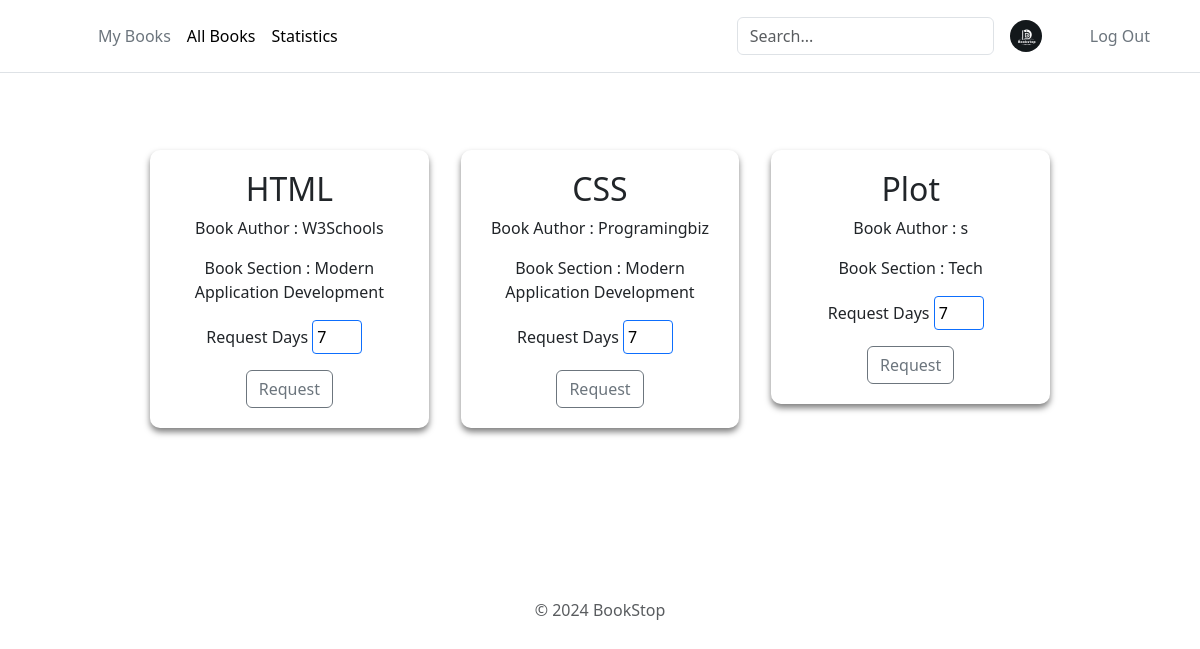
The app's page /allBooks (signed in), older data.
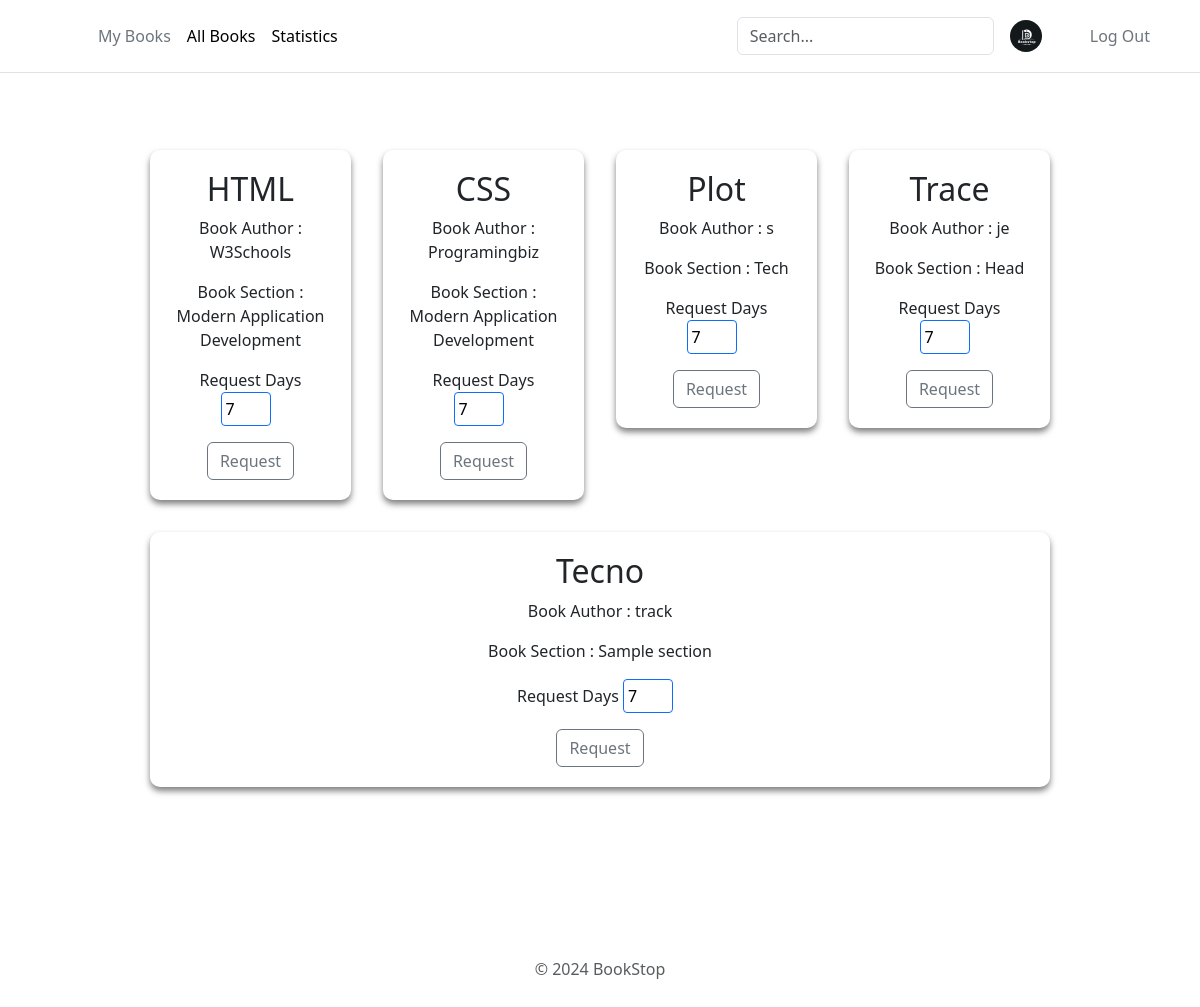
The same page, newer data.
### app.py (models this page shows)
class Books(db.Model):
    __tablename__ = 'books'
    BookId = db.Column(db.Integer, autoincrement=True, primary_key=True)
    SectionId = db.Column(db.Integer, db.ForeignKey('section.SectionId'), nullable=False)
    Title = db.Column(db.String(50), nullable=False)
    Author = db.Column(db.String(50), nullable=False)
    Content = db.Column(db.Text)
    ImageLink = db.Column(db.String(255))

### app.py (the view)
@app.route("/allBooks", methods=["GET","POST"])
def allBooks():
    if 'user_id' not in session:
        return redirect(url_for('userLogin'))
    if request.method == 'POST':
        data = request.form.to_dict()
        requstBook = BookIssue(UserId=session['user_id'], BookId=data['bookid'], SectionId=data['sectionId'], Days=data['days'], IssueStatus = 'requested', IssueDate = datetime.datetime.today().date())
        db.session.add(requstBook)
        db.session.commit()
        bookSec = BookSection.query.all()
        userid = session['user_id']
        return render_template("allBooks.html", books=bookSec, userid = userid)
    else:
        bookSec = BookSection.query.all()
        userid = request.args.get('userid')
        return render_template("allBooks.html", books=bookSec, userid = userid)

### app/templates/allBooks.html (shortened to what this page needs)
<!DOCTYPE html>
<html lang="en">
  <head>
    <link rel="stylesheet" href="/static/add-section.css" />
    {% include 'bootstrap.html' %}
  </head>
  <body>
    <div>
      {% include 'header.html' %}
      <div>
        <div class="main-container">
          {% for book in books %}
          <div class="section-container" id="1">
            <h2>{{book.Books_Title}}</h2>
            <p>Book Author : {{book.Books_Author}}</p>
            <div>
              <p>Book Section : {{book.Section_Title}}</p>
            </div>
            <form action="/allBooks" method="post">
              <p>
                Request Days
                <input
                  type="number"
                  name="days"
                  required
                  value="7"
                  style="width: 50px; padding: 4px; margin-right: 10px"
                />
              </p>
              <button
                type="submit"
                id="request{{book.Books_BookId}}"
                class="btn btn-outline-secondary"
              >
                Request
              </button>
            </form>
          </div>
          {% endfor %}
        </div>
        {% include 'footer.html' %}
      </div>
    </div>
  </body>
</html>

### app/templates/bootstrap.html (shortened to what this page needs)
<link
  href="https://cdn.jsdelivr.net/npm/bootstrap@5.3.2/dist/css/bootstrap.min.css"
  rel="stylesheet"
/>

### app/templates/header.html (shortened to what this page needs)
<header class="p-3 mb-1 border-bottom">
  <div class="container">
    <div
      class="d-flex flex-wrap align-items-center justify-content-center justify-content-lg-start"
    >
      <a
        href="/"
        class="d-flex align-items-center mb-2 mb-lg-0 link-body-emphasis text-decoration-none"
      >
        <svg
          class="bi me-2"
          width="40"
          height="32"
          role="img"
          aria-label="Bootstrap"
        >
          <use xlink:href="#bootstrap" />
        </svg>
      </a>
      <ul
        class="nav col-12 col-lg-auto me-lg-auto mb-2 justify-content-center mb-md-0"
      >
        <li>
          <a href="/myBooks" class="nav-link px-2 link-secondary">My Books</a>
        </li>
        <li>
          <a href="/allBooks" class="nav-link px-2 link-body-emphasis"
            >All Books</a
          >
        </li>
        <li>
          <a href="/userStats" class="nav-link px-2 link-body-emphasis"
            >Statistics</a
          >
        </li>
      </ul>
      <form class="col-12 col-lg-auto mb-3 mb-lg-0 me-lg-3" role="search">
        <input
          type="search"
          class="form-control"
          placeholder="Search..."
          aria-label="Search"
          id="searchInput"
        />
      </form>
      <img
        src="/static/logo.jpg"
        alt="mdo"
        width="32"
        height="32"
        class="rounded-circle"
      />
      <ul class="nav" style="margin-left: 40px">
        <li>
          <a href="/logout" class="nav-link px-2 link-secondary">Log Out</a>
        </li>
      </ul>
    </div>
  </div>
</header>

### app/templates/footer.html
<div class="container">
  <footer class="py-3 my-4">
    <p class="text-center text-body-secondary">&copy; 2024 BookStop</p>
  </footer>
</div>

### app/static/add-section.css (style rules this page uses)
body { background-color: #2d2a2e; margin: 0; }
.main-container { display: flex; flex-wrap: wrap; padding: 130px; align-items: flex-start; gap: 2em; margin: 20px; }
.section-container { background-color: rgba(255, 255, 255, 0.1); backdrop-filter: blur(10px); border-radius: 10px; padding: 20px 20px; box-shadow: 0 4px 6px rgba(0, 0, 0, 0.5); text-align: center; width: 20%; flex-grow: 1; }
header { position: fixed; top: 0; left: 0; width: 100%; background-color: rgba(255, 255, 255, 0.9); z-index: 2; }
input, textarea { width: 100%; padding: 8px; border-radius: 4px; border: solid 1px #0d6efd; color: #000; }
input, textarea { margin-bottom: 20px; }

Row changes from the older to the newer data that the page shows:
added Books: Books_Title "Trace", Books_Author "je", Section_Title "Head"
added Books: Books_Title "Tecno", Books_Author "track", Section_Title "Sample section"
